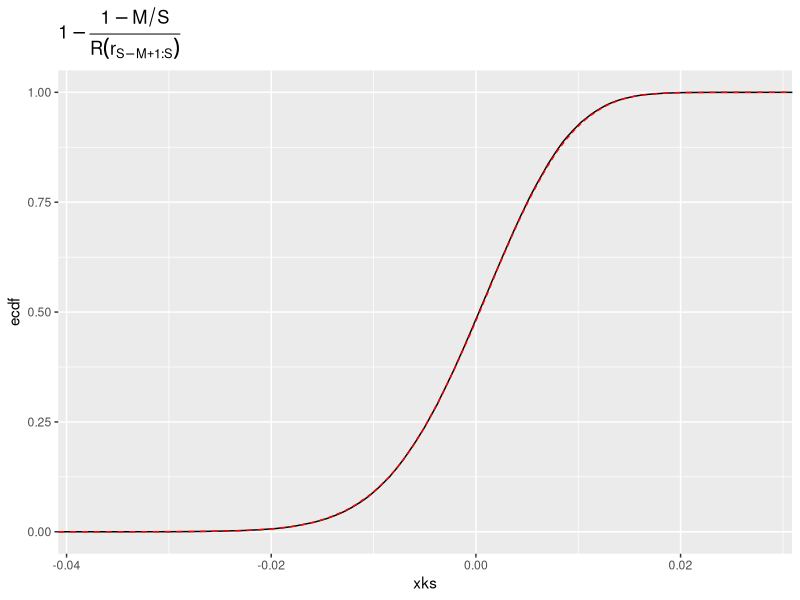
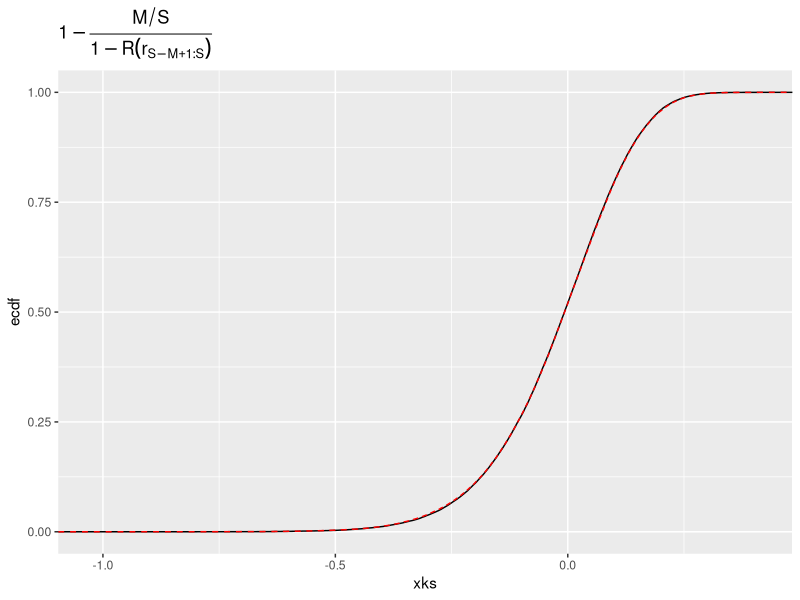

Source code (R) for these figures, in order:
## ---- chunk 1
library(tidyverse)
xi <- 0.7
s <- 2
u <- 4

samp <- function(S, k, p, 
                 Q = \(x) u + s*((1-x)^(-xi)-1)/xi, 
                 F = \(x) 1 - (1 + xi*(x - u)/s)^(-1/xi)) {
  # Use theory to draw x_{k:S}
  xk <- Q(rbeta(1, k, S - k + 1))
  c(1 - p / F(xk), 1-(1-p)/(1-F(xk)))
}

S <- 1000
M <- 50
k <- S - M + 1
p <- 1-M/S
N <- 100000

fs <- rf(N, 2 * (S - k + 1), 2 * k )
tibble(theoretical = 1-p - p * fs * (S - k + 1)/k,
       xks = map_dbl(1:N, \(x) samp(S, k, p)[1])) %>%
  ggplot() + stat_ecdf(aes(x = xks), colour = "black") + 
  stat_ecdf(aes(x = theoretical), colour = "red", linetype = "dashed") +
  ggtitle(expression(1 - frac(1-M/S , R(r[S-M+1:S]))))

tibble(theoretical = p - (1-p) * k/(fs * (S - k + 1)),
       xks = map_dbl(1:N, \(x) samp(S, k, p)[2])) %>%
  ggplot() + stat_ecdf(aes(x = xks), colour = "black") + 
  stat_ecdf(aes(x = theoretical), colour = "red", linetype = "dashed") +
  ggtitle(expression(1 - frac(M/S , 1-R(r[S-M+1:S]))))
